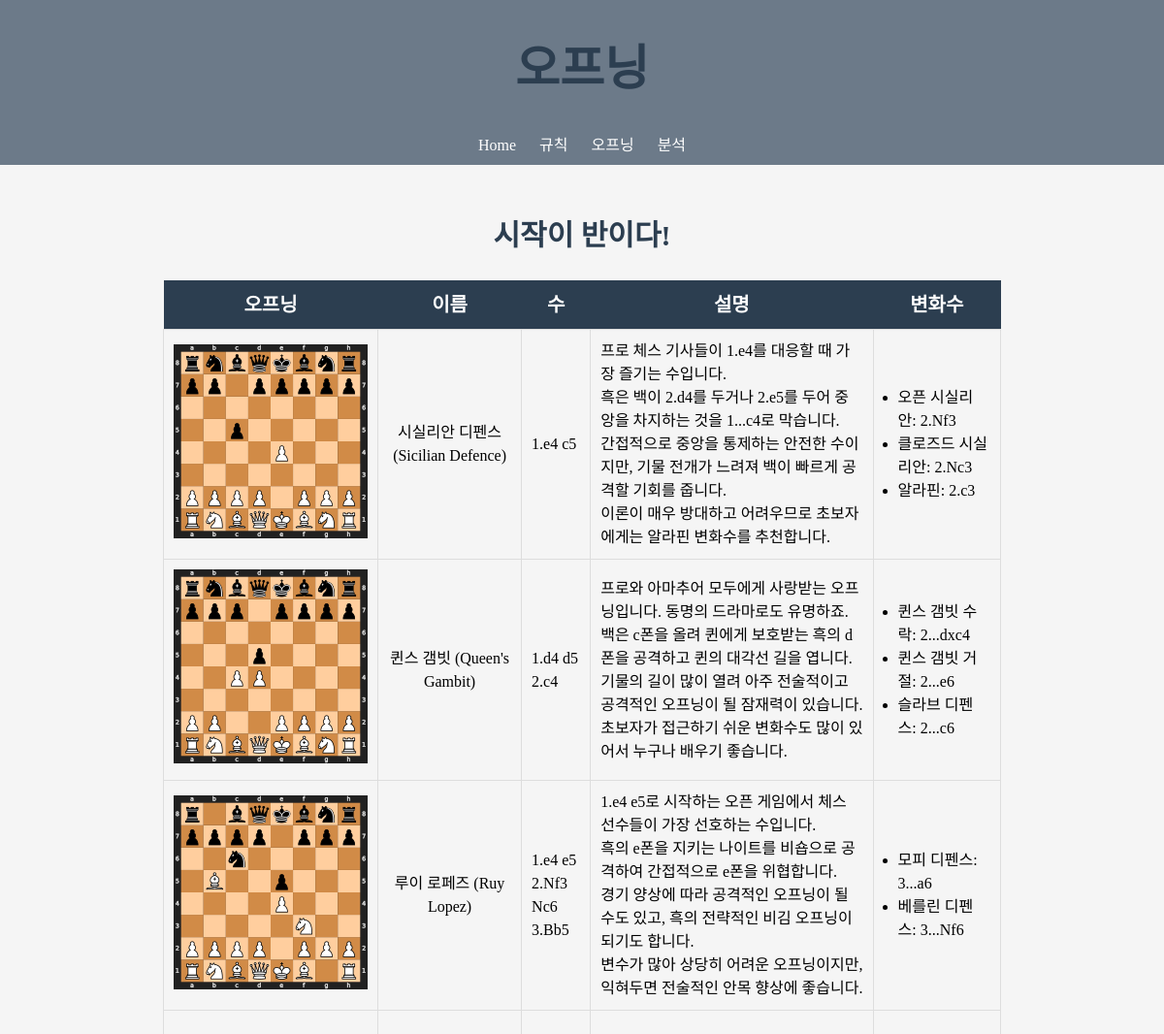
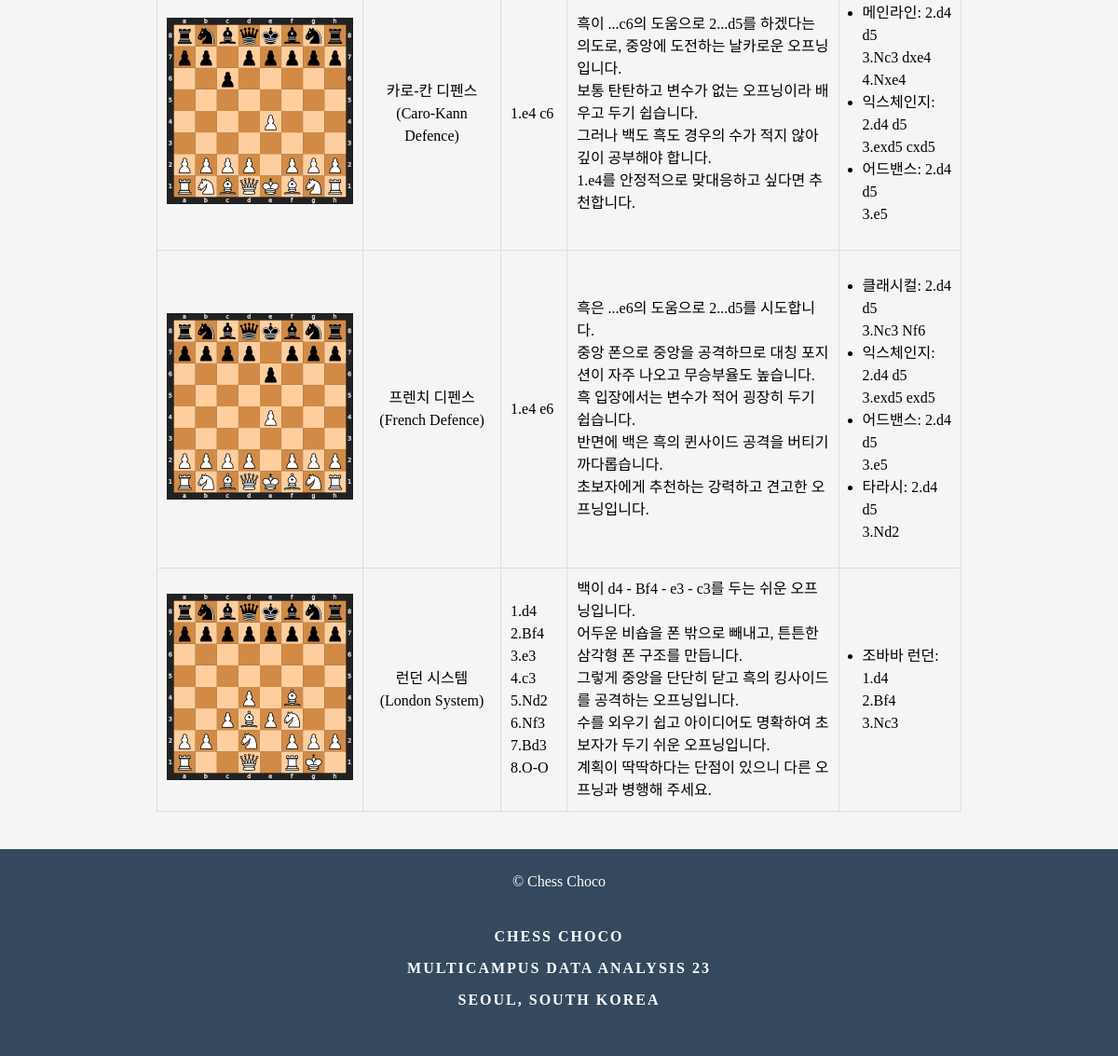
Screenshot of /openings/ with the database file from the repository (2 pictures, top to bottom).
### OpeningAnalysis/models.py (models this page shows, shortened)
class ChessOpeningImage(models.Model):
    openings = models.ForeignKey(ChessOpening, on_delete=models.CASCADE, related_name='images',null=True)
    image = models.ImageField(upload_to="image", blank=True)

class ChessOpening(models.Model):
    name = models.CharField(max_length=200)
    moves = models.TextField(null=True)
    description = models.TextField()
    def num_variations(self):
        return self.variations.count()

class ChessVariation(models.Model):
    opening = models.ForeignKey(ChessOpening, on_delete=models.CASCADE, related_name='variations')
    name = models.CharField(max_length=200, null=True, blank=True)
    moves = models.TextField(null=True, blank=True)

### OpeningAnalysis/views.py (the view)
# urls.py: path("openings/", views.chess_openings),
def chess_openings(request):
    openings = ChessOpening.objects.all()
    variations = ChessVariation.objects.all()
    images = ChessOpeningImage.objects.all()
    return render(request, 'chess_opening.html', {'openings': openings, 'variations': variations, 'images': images})

### OpeningAnalysis/templates/chess_opening.html
{% extends "base.html" %}
{% block content %}
  <h2>시작이 반이다!</h2>
  <table>
    <thead>
      <tr>
        <th>오프닝</th>
        <th>이름</th>
        <th>수</th>
        <th>설명</th>
        <th>변화수</th>
      </tr>
    </thead>
    <tbody>
      {% for opening in openings %}
        <tr>
          <td>
            {% for image in opening.images.all %}
              <img src="{{ image.image.url }}" />
            {% endfor %}</td>
          <td>{{ opening.name }}</td>
          <td style="text-align:left">{{ opening.moves|linebreaksbr }}</td>
          <td style="text-align:left">{{ opening.description|linebreaksbr }}</td>
          <td style="text-align:left">
            {% if opening.num_variations > 0 %}
              <ul>
                {% for variation in opening.variations.all %}
                  <li>{{ variation.name }}: {{ variation.moves|linebreaksbr }}</li>
                {% endfor %}
              </ul>
            {% else %}
              변화수 없음.
            {% endif %}
          </td>
        </tr>
      {% endfor %}
    </tbody>
  </table>
{% endblock %}

### OpeningAnalysis/templates/base.html (shortened to what this page needs)
<!DOCTYPE html>
<html>
<head>
</head>
<body>
  <header>
    <h1>오프닝</h1>
    <nav>
        <ul>
          <li><a href="/main">Home</a></li>
          <li><a href="/rules">규칙</a></li>
          <li><a href="/openings">오프닝</a></li>
          <li><a href="/analysis">분석</a></li>
        </ul>
    </nav>
  </header>
  <main>
    {% block content %}
    {% endblock %}
  </main>
  <footer>
    <p>&copy; Chess Choco</p>
    <div class="cta" onclick="window.open('http://github.com/chess-choco/semi_project');">
        <p>Chess Choco</p>
        <p>MultiCampus Data Analysis 23</p>
        <p>Seoul, South Korea</p>
    </div>
</footer>
</body>
</html>

### OpeningAnalysis/templates/base.html (style rules this page uses)
body { background-color: #F5F5F5; font-family: 'Noto Sans Demilight', 'Noto Sans KR';; margin: 0; padding: 0; }
header { background-color: #6C7A89; color: white; padding: 10px; text-align: center; position: relative; }
nav ul { list-style: none; margin: 0; padding: 0; text-align: center; }
nav li { display: inline-block; margin-right: 20px; }
nav li:last-child { margin-right: 0; }
nav a { color: #fff; text-decoration: none; }
h1 { margin-top: 20px; text-align: center; font-size: 50px; color: #2C3E50; }
h2 { font-size: 30px; color: #2C3E50; margin-top: 30px; text-align: center; }
main { padding: 20px; max-width: 90%; margin: 0 auto; font-size: 20px; line-height: 1.5; text-align: center; }
table { margin: 20px auto; border-collapse: collapse; width: 80%; }
th { background-color: #2C3E50; color: white; font-size: 20px; padding: 10px; }
td { border: 1px solid #ddd; padding: 10px; font-size: 16px; }
.cta { background-color: #34495E; color: white; display: block; text-align: center; padding: 5px; border-radius: 5px; margin: 20px auto; width: 500px; font-weight: bold; text-transform: uppercase; letter-spacing: 2px; transition: all 0.2s ease-in-out; }
footer { background-color: #34495E; color: rgb(0, 0, 0); text-align: center; padding: 10px; }
p { color: white; }
ul { -webkit-padding-start: 15px; }

### rows the page displays
ChessOpening: name "시실리안 디펜스 (Sicilian Defence)", moves "1.e4 c5", description "프로 체스 기사들이 1.e4를 대응할 때 가장 즐기는 수입니다. 흑은 백이 2.d4를 두거나 2.e5를 두어 중앙을 차지하는 것을 1...c4로 막습니다. 간접적으로 중앙을 통제하는 안전한 수이지만, 기물 전개가 느려져 백이 빠르게 공격할 기회를 줍니다. 이론이 매우 방대하고 어려우므로 초보자에게는 알라핀 변화수를 추천합니다."
ChessOpeningImage: image (picture)
ChessVariation: name "오픈 시실리안", moves "2.Nf3"
ChessVariation: name "클로즈드 시실리안", moves "2.Nc3"
ChessVariation: name "알라핀", moves "2.c3"
ChessOpening: name "퀸스 갬빗 (Queen's Gambit)", moves "1.d4 d5 2.c4", description "프로와 아마추어 모두에게 사랑받는 오프닝입니다. 동명의 드라마로도 유명하죠. 백은 c폰을 올려 퀸에게 보호받는 흑의 d폰을 공격하고 퀸의 대각선 길을 엽니다. 기물의 길이 많이 열려 아주 전술적이고 공격적인 오프닝이 될 잠재력이 있습니다. 초보자가 접근하기 쉬운 변화수도 많이 있어서 누구나 배우기 좋습니다."
ChessOpeningImage: image (picture)
ChessVariation: name "퀸스 갬빗 수락", moves "2...dxc4"
ChessVariation: name "퀸스 갬빗 거절", moves "2...e6"
ChessVariation: name "슬라브 디펜스", moves "2...c6"
ChessOpening: name "루이 로페즈 (Ruy Lopez)", moves "1.e4 e5 2.Nf3 Nc6 3.Bb5", description "1.e4 e5로 시작하는 오픈 게임에서 체스 선수들이 가장 선호하는 수입니다. 흑의 e폰을 지키는 나이트를 비숍으로 공격하여 간접적으로 e폰을 위협합니다. 경기 양상에 따라 공격적인 오프닝이 될 수도 있고, 흑의 전략적인 비김 오프닝이 되기도 합니다. 변수가 많아 상당히 어려운 오프닝이지만, 익혀두면 전술적인 안목 향상에 좋습니다."
ChessOpeningImage: image (picture)
ChessVariation: name "모피 디펜스", moves "3...a6"
ChessVariation: name "베를린 디펜스", moves "3...Nf6"
ChessOpening: name "카로-칸 디펜스 (Caro-Kann Defence)", moves "1.e4 c6", description "흑이 ...c6의 도움으로 2...d5를 하겠다는 의도로, 중앙에 도전하는 날카로운 오프닝입니다. 보통 탄탄하고 변수가 없는 오프닝이라 배우고 두기 쉽습니다. 그러나 백도 흑도 경우의 수가 적지 않아 깊이 공부해야 합니다. 1.e4를 안정적으로 맞대응하고 싶다면 추천합니다."
ChessOpeningImage: image (picture)
ChessVariation: name "메인라인", moves "2.d4 d5 3.Nc3 dxe4 4.Nxe4"
ChessVariation: name "익스체인지", moves "2.d4 d5 3.exd5 cxd5"
ChessVariation: name "어드밴스", moves "2.d4 d5 3.e5"
ChessOpening: name "프렌치 디펜스 (French Defence)", moves "1.e4 e6", description "흑은 ...e6의 도움으로 2...d5를 시도합니다. 중앙 폰으로 중앙을 공격하므로 대칭 포지션이 자주 나오고 무승부율도 높습니다. 흑 입장에서는 변수가 적어 굉장히 두기 쉽습니다. 반면에 백은 흑의 퀸사이드 공격을 버티기 까다롭습니다. 초보자에게 추천하는 강력하고 견고한 오프닝입니다."
ChessOpeningImage: image (picture)
ChessVariation: name "클래시컬", moves "2.d4 d5 3.Nc3 Nf6"
ChessVariation: name "익스체인지", moves "2.d4 d5 3.exd5 exd5"
ChessVariation: name "어드밴스", moves "2.d4 d5 3.e5"
ChessVariation: name "타라시", moves "2.d4 d5 3.Nd2"
ChessOpening: name "런던 시스템 (London System)", moves "1.d4 2.Bf4 3.e3 4.c3 5.Nd2 6.Nf3 7.Bd3 8.O-O", description "백이 d4 - Bf4 - e3 - c3를 두는 쉬운 오프닝입니다. 어두운 비숍을 폰 밖으로 빼내고, 튼튼한 삼각형 폰 구조를 만듭니다. 그렇게 중앙을 단단히 닫고 흑의 킹사이드를 공격하는 오프닝입니다. 수를 외우기 쉽고 아이디어도 명확하여 초보자가 두기 쉬운 오프닝입니다. 계획이 딱딱하다는 단점이 있으니 다른 오프닝과 병행해 주세요."
ChessOpeningImage: image (picture)
ChessVariation: name "조바바 런던", moves "1.d4 2.Bf4 3.Nc3"
